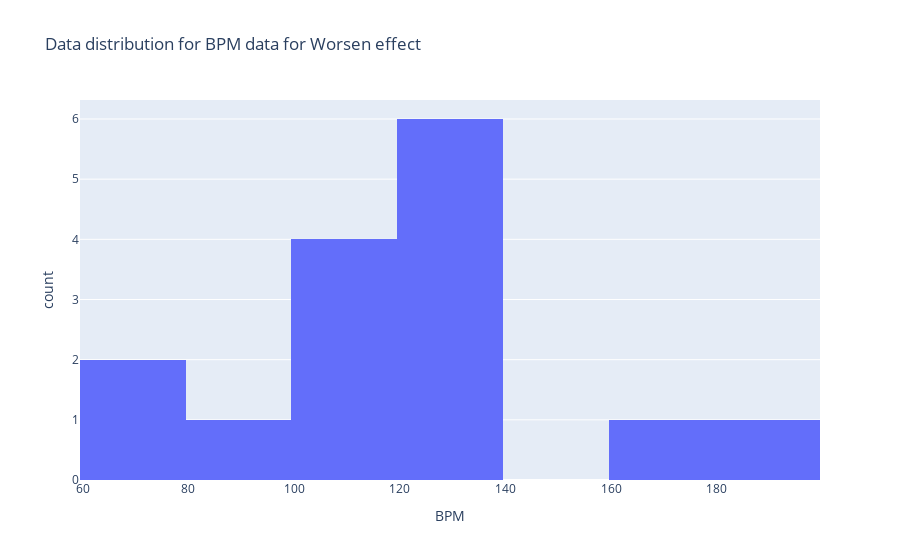

Notebook code for this chart:
### Markdown cell above
Data BPM untuk hasil 'No effect' terlihat hampir normally distributed dengan kurtosis yang leptokurtic dengan data cukup tinggi terkumpul di range 120 BPM ke 129 BPM

### Code cell
fig = px.histogram(df_g3, x='BPM', title='Data distribution for BPM data for Worsen effect')
fig.show()
print(f'Skewness : {df_g3.skew()}')
print(f"Kurtosis: {df_g3.kurtosis()}")

### Figure 1 — Plotly figure (JSON) as saved in the notebook; plotly's stock layout.template omitted (floating-point values rounded to 4 significant figures)
{"data": [{"alignmentgroup": "True", "bingroup": "x", "hovertemplate": "BPM=%{x}<br>count=%{y}<extra></extra>", "legendgroup": "", "marker": {"color": "#636efa", "pattern": {"shape": ""}}, "name": "", "offsetgroup": "", "orientation": "v", "showlegend": false, "type": "histogram", "x": [91, 120, 136, 132, 135, 60, 180, 125, 112, 115, 76, 160, 100, 108, 128], "xaxis": "x", "yaxis": "y"}], "layout": {"barmode": "relative", "legend": {"tracegroupgap": 0}, "title": {"text": "Data distribution for BPM data for Worsen effect"}, "xaxis": {"anchor": "y", "domain": [0, 1], "title": {"text": "BPM"}}, "yaxis": {"anchor": "x", "domain": [0, 1], "title": {"text": "count"}}}}
